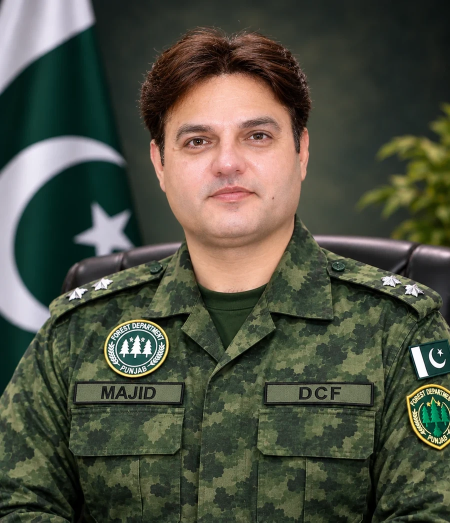
#> input picture assets/majid-dcf-2026.webp, 900 x 1045 px (shown at 1/2 size)
$ python make-icons.py
#> lines starting #> are read from the running program, lines starting #| are printed output that depends on the picture
"""Build every app icon from one square source image.

Usage:  python3 tools/make-icons.py path/to/your-icon.png
With no argument it builds a stand-in icon from assets/majid-dcf-2026.webp.
"""
import sys, os
from PIL import Image, ImageDraw, ImageFilter

HERE = os.path.dirname(os.path.abspath(__file__))
OUT = os.path.join(HERE, '..', 'assets', 'icons')
os.makedirs(OUT, exist_ok=True)
GREEN = (7, 26, 13, 255)

def standin(size=1024):
    bg = Image.new('RGBA', (size, size), GREEN)
    # radial green glow
    glow = Image.new('L', (size, size), 0)
    ImageDraw.Draw(glow).ellipse((size*.05, -size*.15, size*1.1, size*.9), fill=255)
    glow = glow.filter(ImageFilter.GaussianBlur(size*.12))
    bg = Image.composite(Image.new('RGBA', (size, size), (40, 110, 52, 255)), bg, glow)
    off = Image.open(os.path.join(HERE, '..', 'assets', 'officer.webp')).convert('RGBA')
    w = int(size*1.02); h = int(off.height*w/off.width)
    off = off.resize((w, h), Image.LANCZOS)
    bg.alpha_composite(off, ((size-w)//2, size-int(h*.86)))
    # gold frame
    d = ImageDraw.Draw(bg)
    d.rounded_rectangle((size*.02, size*.02, size*.98, size*.98), radius=size*.2, outline=(224, 187, 75, 255), width=int(size*.035))
    mask = Image.new('L', (size, size), 0)
    ImageDraw.Draw(mask).rounded_rectangle((size*.005, size*.005, size*.995, size*.995), radius=size*.21, fill=255)
    out = Image.new('RGBA', (size, size), (0, 0, 0, 0)); out.paste(bg, (0, 0), mask)
    return out, bg

def square(im):
    s = min(im.size); l = (im.width-s)//2; t = (im.height-s)//2
#> after `s = min(im.size)`: s = 760
#> after `l = (im.width - s) // 2`: l = 0
#> after `t = (im.height - s) // 2`: t = 0
    return im.crop((l, t, l+s, t+s))
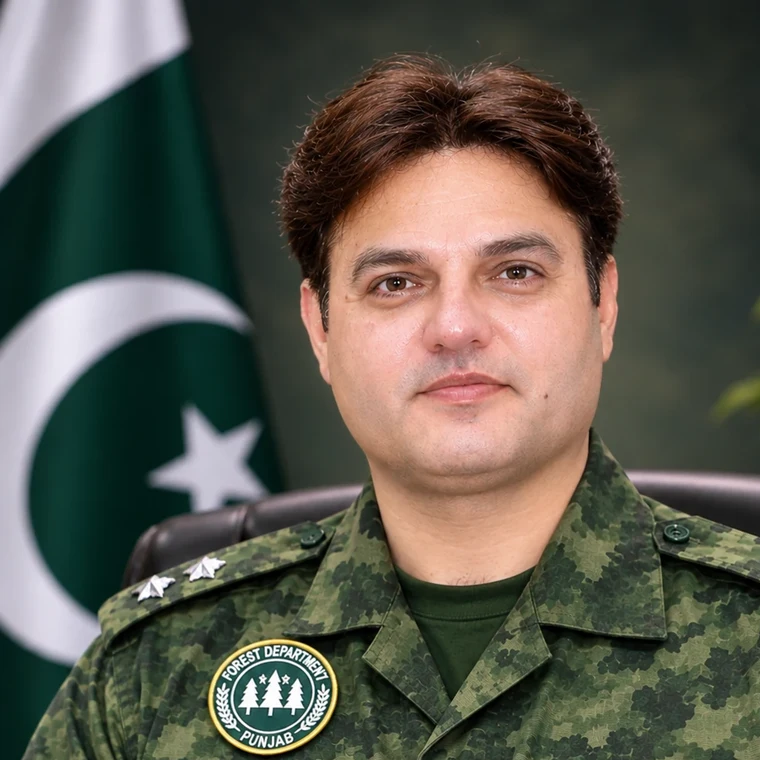
#> returned value: PIL image 760x760 RGBA; mean R, G, B, A 90.5, 88.5, 77.5, 255

if len(sys.argv) > 1:
    src = square(Image.open(sys.argv[1]).convert('RGBA'))
    # maskable: full-bleed, so trim the frame/transparent corners and fill
    s = src.width; c = int(s*.07)
    full = Image.new('RGBA', (s-2*c, s-2*c), GREEN); full.alpha_composite(src.crop((c, c, s-c, s-c)))
else:
    full = square(Image.open(os.path.join(HERE, '..', 'assets', 'majid-dcf-2026.webp')).convert('RGBA').crop((0, 0, 760, 760)))
    src = full

def save(im, name, px, flat=False):
#> called with name = 'icon-192.png', px = 192, flat = False
    im = im.resize((px, px), Image.LANCZOS)
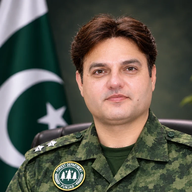
#> im: PIL image 192x192 RGBA; mean R, G, B, A 90.5, 88.5, 77.5, 255
    if flat:
        b = Image.new('RGBA', im.size, GREEN); b.alpha_composite(im); im = b.convert('RGB')
    im.save(os.path.join(OUT, name), optimize=True)

save(src, 'icon-192.png', 192)
save(src, 'icon-512.png', 512)
save(full, 'icon-maskable-512.png', 512, flat=True)
#> call 3 of save, with name = 'icon-maskable-512.png', px = 512, flat = True
#> in save (call 3), `b = Image.new('RGBA', im.size, GREEN)`:
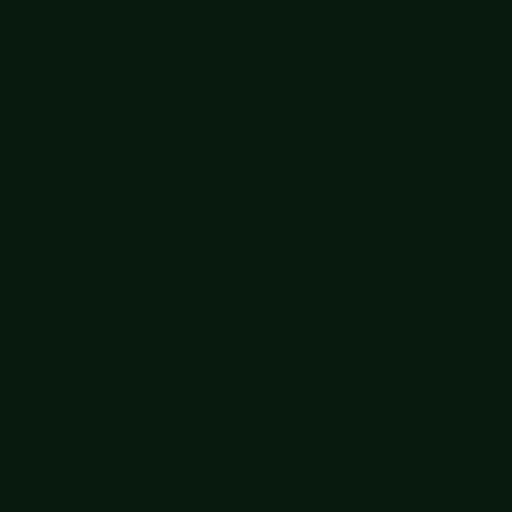
#> b: PIL image 512x512 RGBA; mean R, G, B, A 7, 26, 13, 255
save(full, 'apple-touch-icon.png', 180, flat=True)
#> call 4 of save, with name = 'apple-touch-icon.png', px = 180, flat = True
#> in save (call 4), `im = im.resize((px, px), Image.LANCZOS)`:
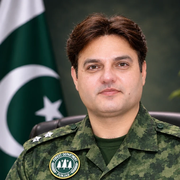
#> im: PIL image 180x180 RGBA; mean R, G, B, A 90.5, 88.5, 77.5, 255
save(src, 'favicon-32.png', 32)
#> in save (call 5), `im = im.resize((px, px), Image.LANCZOS)`:
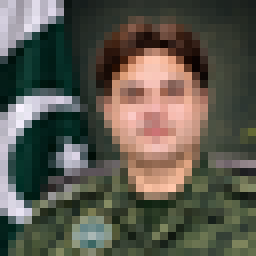
#> im: PIL image 32x32 RGBA (shown 8 times larger); mean R, G, B, A 90.8, 88.6, 77.5, 255
print('icons written to', os.path.normpath(OUT))

$ run again, with assets/admin.webp copied over assets/majid-dcf-2026.webp
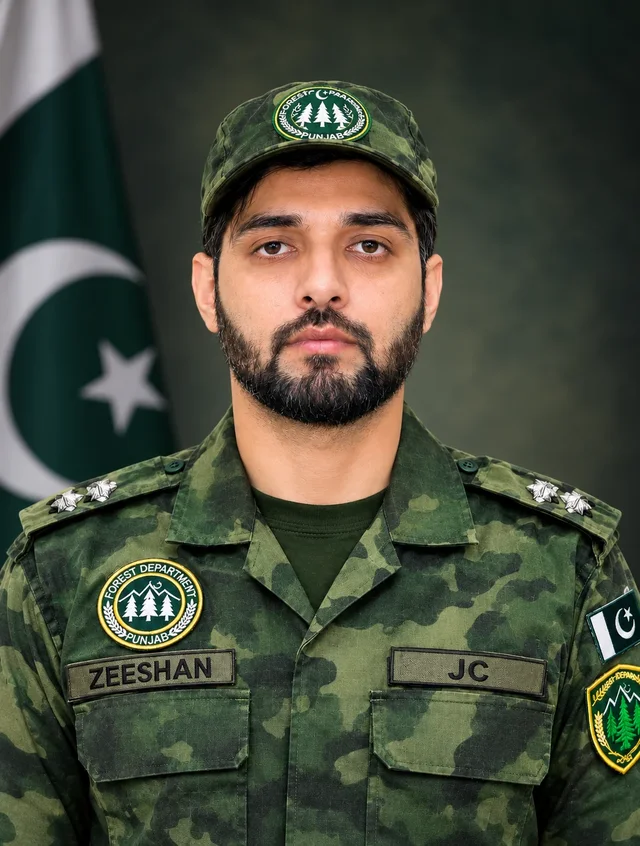
#> input picture assets/admin.webp, 640 x 846 px
#> s = 760
#> l = 0
#> b: PIL image 180x180 RGBA
#> in save (call 4), `b.alpha_composite(im)`:
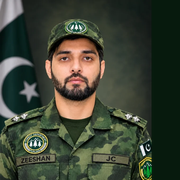
#> b: PIL image 180x180 RGBA; mean R, G, B, A 62.4, 68.2, 53.5, 255
#> in save (call 5), `im = im.resize((px, px), Image.LANCZOS)`:
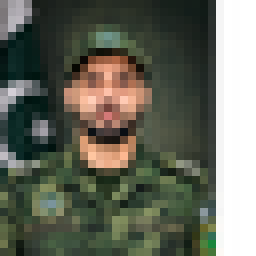
#> im: PIL image 32x32 RGBA (shown 8 times larger); mean R, G, B, A 62.4, 65.4, 52.4, 214.6; transparent parts drawn white

$ run again, with assets/dcf-face.webp copied over assets/majid-dcf-2026.webp
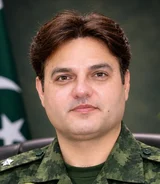
#> input picture assets/dcf-face.webp, 160 x 184 px
#> s = 760
#> l = 0
#> in save (call 3), `b.alpha_composite(im)`:
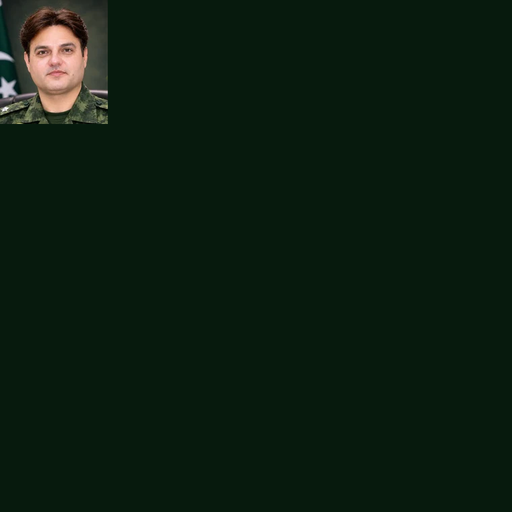
#> b: PIL image 512x512 RGBA; mean R, G, B, A 11.8, 29.2, 16.2, 255
#> b: PIL image 180x180 RGBA
#> in save (call 5), `im = im.resize((px, px), Image.LANCZOS)`:
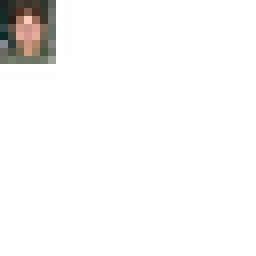
#> im: PIL image 32x32 RGBA (shown 8 times larger); mean R, G, B, A 7.2, 6.6, 5.6, 13; transparent parts drawn white

$ run again, with assets/forest-bg.webp copied over assets/majid-dcf-2026.webp
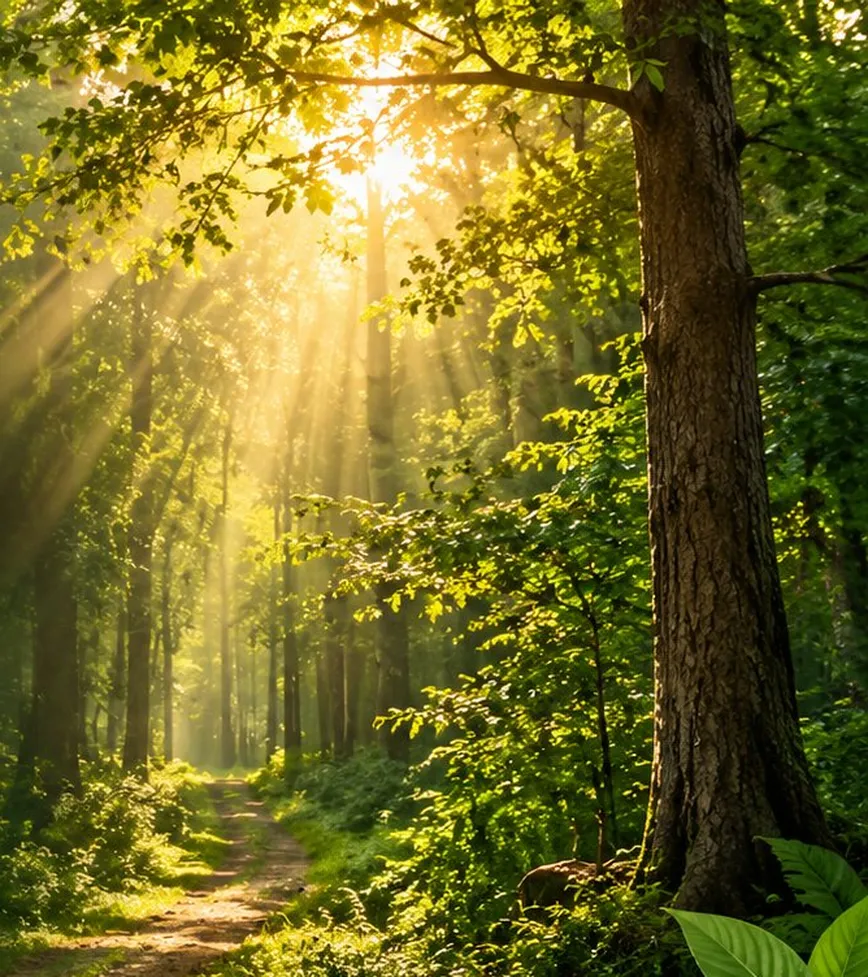
#> input picture assets/forest-bg.webp, 868 x 977 px
#> s = 760
#> l = 0
#> in square, `return im.crop((l, t, l+s, t+s))`:
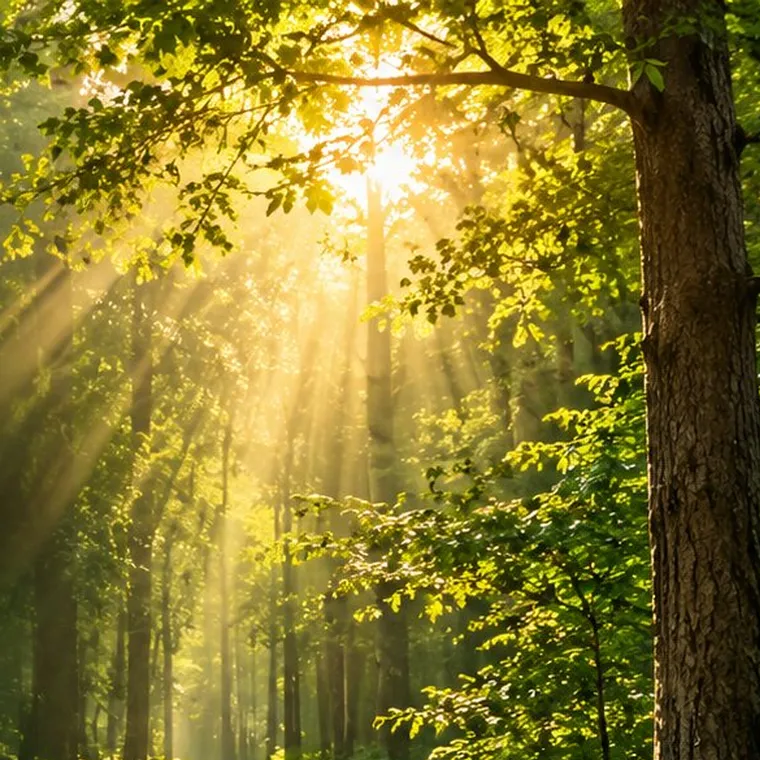
#> returned value: PIL image 760x760 RGBA; mean R, G, B, A 136.2, 122.6, 47, 255
#> b: PIL image 180x180 RGBA
#> in save (call 5), `im = im.resize((px, px), Image.LANCZOS)`:
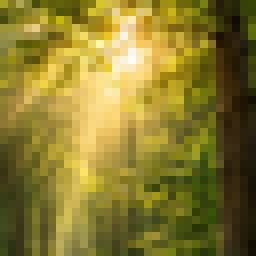
#> im: PIL image 32x32 RGBA (shown 8 times larger); mean R, G, B, A 136.2, 122.6, 47.1, 255
